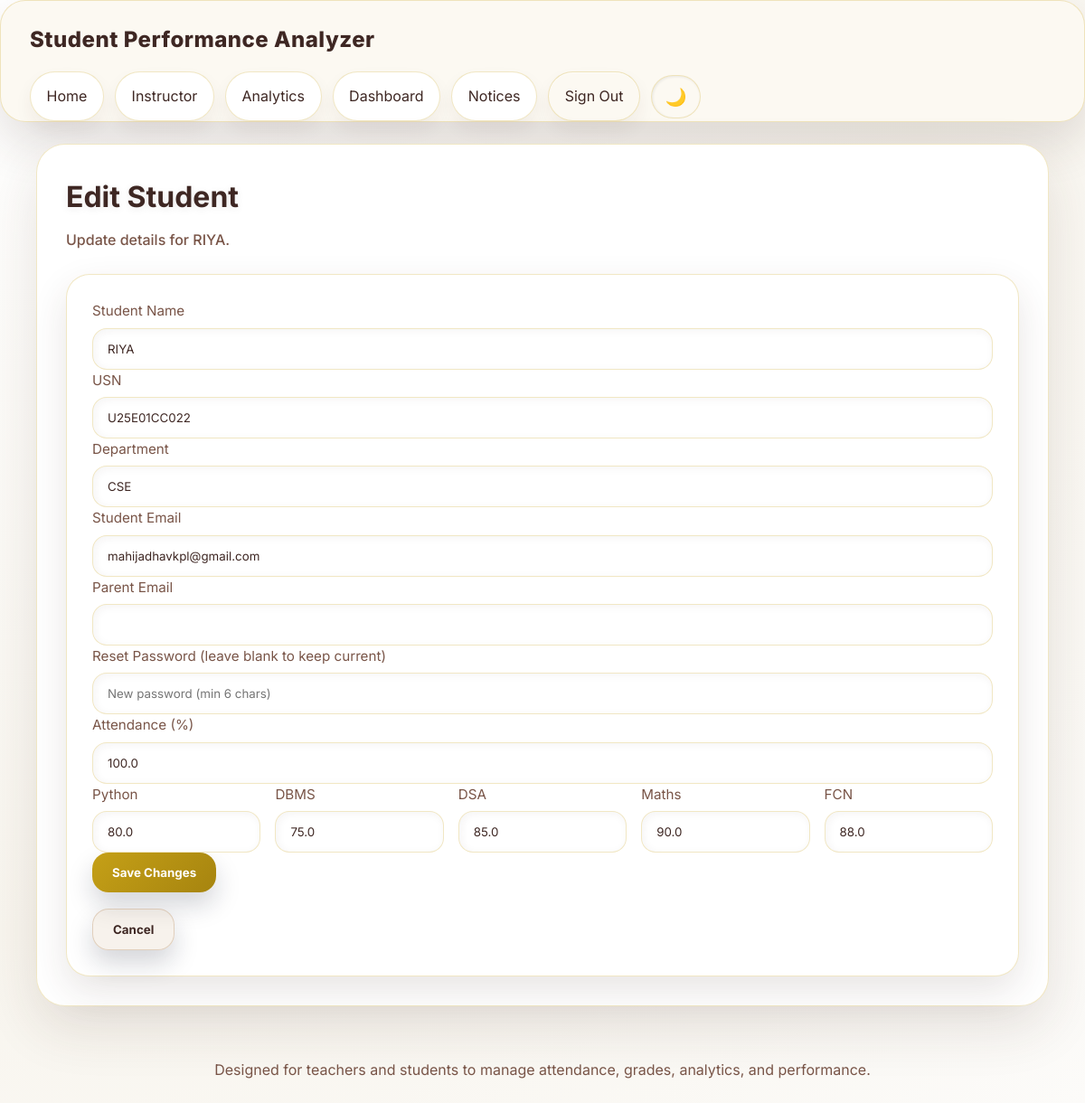
The page /edit_student/1 (signed in) on the database its author committed.
### app.py (models this page shows, shortened)
class Student(db.Model):
    id = db.Column(db.Integer, primary_key=True)
    name = db.Column(db.String(100), nullable=False)
    usn = db.Column(db.String(20), unique=True, nullable=False)
    department = db.Column(db.String(50))
    middle_name = db.Column(db.String(100))
    last_name = db.Column(db.String(100))
    address = db.Column(db.String(255))
    dob = db.Column(db.String(20))
    parent_name = db.Column(db.String(150))
    parent_contact = db.Column(db.String(30))
    blood_group = db.Column(db.String(10))
    phone_number = db.Column(db.String(30))
    linkedin = db.Column(db.String(255))
    image_filename = db.Column(db.String(255))
    attendance = db.Column(db.Float, default=0.0)
    python = db.Column(db.Float, default=0.0)
    dbms = db.Column(db.Float, default=0.0)
    dsa = db.Column(db.Float, default=0.0)
    maths = db.Column(db.Float, default=0.0)
    fcn = db.Column(db.Float, default=0.0)
    email = db.Column(db.String(120))
    parent_email = db.Column(db.String(120))
    password_hash = db.Column(db.String(256))
    is_active = db.Column(db.Boolean, default=True)
    created_at = db.Column(db.DateTime, default=datetime.now)
    updated_at = db.Column(db.DateTime, default=datetime.now, onupdate=datetime.now)
    @hybrid_property
    def marks(self):
        return self.average_marks()

### app.py (the view, shortened to what this page needs)
@app.route('/edit_student/<int:id>', methods=['GET', 'POST'])
@login_required(role='teacher')
def edit_student(id):
    student_obj = Student.query.get_or_404(id)
    return render_template('edit_student.html', student=student_obj)

### app.py (called while the page is built)
def generate_csrf_token():
    if '_csrf_token' not in session:
        session['_csrf_token'] = secrets.token_hex(32)
    return session['_csrf_token']

@app.before_request
def csrf_protect():
    if request.method in ('POST', 'PUT', 'DELETE', 'PATCH'):
        if request.is_json:
            return
        token = session.get('_csrf_token', None)
        form_token = request.form.get('_csrf_token', None)
        if not token or token != form_token:
            abort(403)

@app.context_processor
def inject_csrf():
    return {'csrf_token': generate_csrf_token}

@app.before_request
def manage_session():
    session.permanent = True
    session.modified = True

def login_required(role=None):
    def decorator(f):
        @wraps(f)
        def wrapped(*args, **kwargs):
            if 'role' not in session:
                flash('Please log in to access that page.', 'warning')
                return redirect(url_for('home'))
            if role and session.get('role') != role:
                flash('Access denied.', 'danger')
                return redirect(url_for('home'))
            return f(*args, **kwargs)
        return wrapped
    return decorator

@app.context_processor
def inject_user():
    return {
        'user_role': session.get('role'),
        'student_id': session.get('student_id')
    }

### templates/edit_student.html (shortened to what this page needs)
{% extends 'base.html' %}
{% block content %}
<div class="page-header">
    <h1 class="page-title">Edit Student</h1>
    <p class="page-subtitle">Update details for {{ student.name }}.</p>
</div>
<div class="form-card">
    <form method="POST" action="{{ url_for('edit_student', id=student.id) }}">
        <label for="name">Student Name</label>
        <input type="text" id="name" name="name" value="{{ student.name }}" required maxlength="100">
        <label for="usn">USN</label>
        <input type="text" id="usn" name="usn" value="{{ student.usn }}" required maxlength="20">
        <label for="department">Department</label>
        <input type="text" id="department" name="department" value="{{ student.department }}" required maxlength="50">
        <label for="email">Student Email</label>
        <input type="email" id="email" name="email" value="{{ student.email or '' }}" maxlength="120">
        <label for="parent_email">Parent Email</label>
        <input type="email" id="parent_email" name="parent_email" value="{{ student.parent_email or '' }}" maxlength="120">
        <label for="new_password">Reset Password (leave blank to keep current)</label>
        <input type="text" id="new_password" name="new_password" placeholder="New password (min 6 chars)" maxlength="50">
        <label for="attendance">Attendance (%)</label>
        <input type="number" id="attendance" name="attendance" step="0.01" min="0" max="100" value="{{ student.attendance }}" required>
        <div class="grid" style="grid-template-columns: repeat(auto-fit, minmax(150px, 1fr)); gap: 16px;">
            <div>
                <label for="python">Python</label>
                <input type="number" id="python" name="python" step="0.01" min="0" max="100" value="{{ student.python }}" required>
            </div>
            <div>
                <label for="dbms">DBMS</label>
                <input type="number" id="dbms" name="dbms" step="0.01" min="0" max="100" value="{{ student.dbms }}" required>
            </div>
            <div>
                <label for="dsa">DSA</label>
                <input type="number" id="dsa" name="dsa" step="0.01" min="0" max="100" value="{{ student.dsa }}" required>
            </div>
            <div>
                <label for="maths">Maths</label>
                <input type="number" id="maths" name="maths" step="0.01" min="0" max="100" value="{{ student.maths }}" required>
            </div>
            <div>
                <label for="fcn">FCN</label>
                <input type="number" id="fcn" name="fcn" step="0.01" min="0" max="100" value="{{ student.fcn }}" required>
            </div>
        </div>
        <button type="submit">Save Changes</button>
    </form>
    <a href="{{ url_for('teacher_dashboard') }}"><button type="button" class="secondary">Cancel</button></a>
</div>
{% endblock %}

### static/style.css (style rules this page uses)
:root { --bg: #fcfbf9; --surface: #ffffff; --surface-strong: #ffffff; --surface-soft: #fcf9f2; --border: rgba(197, 160, 23, 0.25); --text: #3E2723; --muted: #795548; --accent: #C5A017; --accent-strong: #a6840f; --danger: #dc2626; --bg-gradient-from: #ffffff; --bg-gradient-to: #f8f5ee; }
* { box-sizing: border-box; margin: 0; padding: 0; font-family: 'Inter', 'Segoe UI', sans-serif; }
html, body { min-height: 100%; background: radial-gradient(circle at top left, var(--bg-gradient-from) 0%, var(--bg-gradient-to) 60%, var(--bg) 100%); color: var(--text); overflow-x: hidden; }
body { line-height: 1.6; background-attachment: fixed; }
a { color: inherit; text-decoration: none; }
.page-header { margin-bottom: 24px; }
.page-title { font-size: clamp(2rem, 2.4vw, 2.6rem); margin-bottom: 8px; color: var(--text); text-shadow: 0 2px 10px rgba(15, 23, 42, 0.08); }
.page-subtitle { color: var(--muted); max-width: 820px; line-height: 1.75; font-weight: 500; }
.grid { display: grid; gap: 20px; }
.form-card, .card, .table-card { background: var(--surface); border: 1px solid var(--border); border-radius: 26px; padding: 28px; backdrop-filter: blur(16px); box-shadow: 0 16px 40px rgba(62, 39, 35, 0.12); }
.form-card { display: grid; gap: 18px; }
input, select, textarea { width: 100%; padding: 14px 16px; border-radius: 16px; border: 1px solid var(--border); background: var(--surface-strong); color: var(--text); outline: none; box-shadow: inset 2px 2px 10px rgba(62, 39, 35, 0.05); backdrop-filter: blur(6px); }
label { display: block; color: var(--muted); margin-bottom: 6px; font-size: 0.95rem; }
button, .btn { cursor: pointer; border: none; border-radius: 18px; padding: 14px 22px; background: linear-gradient(135deg, var(--accent), var(--accent-strong)); color: #fff; font-weight: 700; transition: transform 0.18s ease, filter 0.18s ease, box-shadow 0.18s ease; box-shadow: 0 14px 28px rgba(15, 23, 42, 0.18); }
button.secondary, .btn.secondary { background: rgba(210, 180, 150, 0.18); color: var(--text); border: 1px solid rgba(197, 165, 130, 0.45); }

### rows shown on the page
Student: name "RIYA", usn "U25E01CC022", department "CSE", email "mahijadhavkpl@gmail.com", attendance "100.0", python "80.0", dbms "75.0", dsa "85.0", maths "90.0", fcn "88.0"
